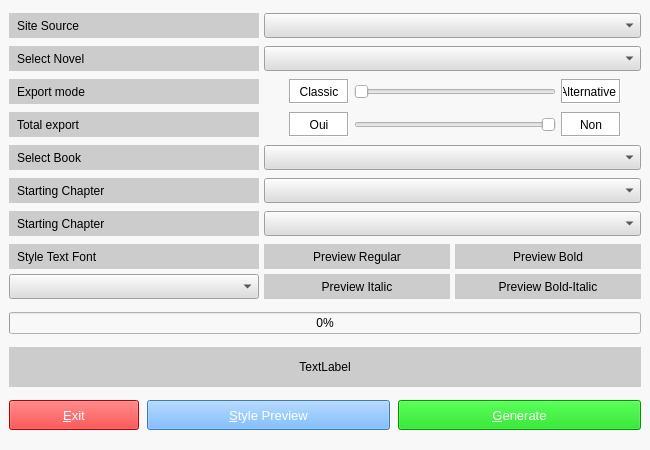
<?xml version="1.0" encoding="UTF-8"?>
<ui version="4.0">
 <class>MainWindow</class>
 <widget class="QMainWindow" name="MainWindow">
  <property name="geometry">
   <rect>
    <x>0</x>
    <y>0</y>
    <width>650</width>
    <height>450</height>
   </rect>
  </property>
  <property name="sizePolicy">
   <sizepolicy hsizetype="Fixed" vsizetype="Fixed">
    <horstretch>0</horstretch>
    <verstretch>0</verstretch>
   </sizepolicy>
  </property>
  <property name="minimumSize">
   <size>
    <width>650</width>
    <height>450</height>
   </size>
  </property>
  <property name="maximumSize">
   <size>
    <width>650</width>
    <height>450</height>
   </size>
  </property>
  <property name="contextMenuPolicy">
   <enum>Qt::NoContextMenu</enum>
  </property>
  <property name="windowTitle">
   <string>Wuxiaworld export ebook</string>
  </property>
  <property name="styleSheet">
   <string notr="true">background-color:#f8f8f8;</string>
  </property>
  <widget class="QWidget" name="centralwidget">
   <property name="sizePolicy">
    <sizepolicy hsizetype="Fixed" vsizetype="Fixed">
     <horstretch>0</horstretch>
     <verstretch>0</verstretch>
    </sizepolicy>
   </property>
   <property name="minimumSize">
    <size>
     <width>650</width>
     <height>450</height>
    </size>
   </property>
   <property name="maximumSize">
    <size>
     <width>650</width>
     <height>450</height>
    </size>
   </property>
   <property name="baseSize">
    <size>
     <width>0</width>
     <height>0</height>
    </size>
   </property>
   <property name="contextMenuPolicy">
    <enum>Qt::NoContextMenu</enum>
   </property>
   <property name="layoutDirection">
    <enum>Qt::LeftToRight</enum>
   </property>
   <property name="autoFillBackground">
    <bool>false</bool>
   </property>
   <layout class="QVBoxLayout" name="verticalLayout">
    <property name="spacing">
     <number>0</number>
    </property>
    <property name="topMargin">
     <number>5</number>
    </property>
    <item>
     <layout class="QHBoxLayout" name="sourceLayout" stretch="0,0,0">
      <property name="spacing">
       <number>0</number>
      </property>
      <property name="sizeConstraint">
       <enum>QLayout::SetDefaultConstraint</enum>
      </property>
      <property name="margin">
       <number>0</number>
      </property>
      <item>
       <widget class="QLabel" name="sourceLabel">
        <property name="enabled">
         <bool>true</bool>
        </property>
        <property name="sizePolicy">
         <sizepolicy hsizetype="Fixed" vsizetype="Fixed">
          <horstretch>0</horstretch>
          <verstretch>0</verstretch>
         </sizepolicy>
        </property>
        <property name="minimumSize">
         <size>
          <width>250</width>
          <height>25</height>
         </size>
        </property>
        <property name="maximumSize">
         <size>
          <width>250</width>
          <height>25</height>
         </size>
        </property>
        <property name="font">
         <font>
          <family>Arial</family>
         </font>
        </property>
        <property name="contextMenuPolicy">
         <enum>Qt::NoContextMenu</enum>
        </property>
        <property name="styleSheet">
         <string notr="true">padding-left:5px;background-color:#CCCCCC;color:#000000;</string>
        </property>
        <property name="text">
         <string>Site Source</string>
        </property>
       </widget>
      </item>
      <item>
       <spacer name="sourceSpacer">
        <property name="orientation">
         <enum>Qt::Horizontal</enum>
        </property>
        <property name="sizeType">
         <enum>QSizePolicy::Fixed</enum>
        </property>
        <property name="sizeHint" stdset="0">
         <size>
          <width>5</width>
          <height>20</height>
         </size>
        </property>
       </spacer>
      </item>
      <item>
       <widget class="QComboBox" name="sourceSelector">
        <property name="minimumSize">
         <size>
          <width>0</width>
          <height>25</height>
         </size>
        </property>
        <property name="maximumSize">
         <size>
          <width>16777215</width>
          <height>25</height>
         </size>
        </property>
        <property name="font">
         <font>
          <family>Arial</family>
         </font>
        </property>
        <property name="contextMenuPolicy">
         <enum>Qt::NoContextMenu</enum>
        </property>
        <property name="styleSheet">
         <string notr="true">background-color:#dddddd;
color: rgb(0, 0, 0);
alternate-background-color: rgb(152, 152, 152);
</string>
        </property>
        <property name="frame">
         <bool>true</bool>
        </property>
       </widget>
      </item>
     </layout>
    </item>
    <item>
     <layout class="QHBoxLayout" name="novelLayout" stretch="0,0,0">
      <property name="spacing">
       <number>0</number>
      </property>
      <property name="sizeConstraint">
       <enum>QLayout::SetDefaultConstraint</enum>
      </property>
      <property name="margin">
       <number>0</number>
      </property>
      <item>
       <widget class="QLabel" name="novelLabel">
        <property name="enabled">
         <bool>true</bool>
        </property>
        <property name="sizePolicy">
         <sizepolicy hsizetype="Fixed" vsizetype="Fixed">
          <horstretch>0</horstretch>
          <verstretch>0</verstretch>
         </sizepolicy>
        </property>
        <property name="minimumSize">
         <size>
          <width>250</width>
          <height>25</height>
         </size>
        </property>
        <property name="maximumSize">
         <size>
          <width>250</width>
          <height>25</height>
         </size>
        </property>
        <property name="font">
         <font>
          <family>Arial</family>
         </font>
        </property>
        <property name="contextMenuPolicy">
         <enum>Qt::NoContextMenu</enum>
        </property>
        <property name="styleSheet">
         <string notr="true">padding-left:5px;background-color:#CCCCCC;color:#000000;</string>
        </property>
        <property name="text">
         <string>Select Novel</string>
        </property>
       </widget>
      </item>
      <item>
       <spacer name="modeSpacer_6">
        <property name="orientation">
         <enum>Qt::Horizontal</enum>
        </property>
        <property name="sizeType">
         <enum>QSizePolicy::Fixed</enum>
        </property>
        <property name="sizeHint" stdset="0">
         <size>
          <width>5</width>
          <height>20</height>
         </size>
        </property>
       </spacer>
      </item>
      <item>
       <widget class="QComboBox" name="novelSelector">
        <property name="minimumSize">
         <size>
          <width>0</width>
          <height>25</height>
         </size>
        </property>
        <property name="maximumSize">
         <size>
          <width>16777215</width>
          <height>25</height>
         </size>
        </property>
        <property name="font">
         <font>
          <family>Arial</family>
         </font>
        </property>
        <property name="contextMenuPolicy">
         <enum>Qt::NoContextMenu</enum>
        </property>
        <property name="styleSheet">
         <string notr="true">background-color:#dddddd;
color: rgb(0, 0, 0);
alternate-background-color: rgb(152, 152, 152);
</string>
        </property>
        <property name="frame">
         <bool>true</bool>
        </property>
       </widget>
      </item>
     </layout>
    </item>
    <item>
     <layout class="QHBoxLayout" name="modeLayout">
      <property name="spacing">
       <number>0</number>
      </property>
      <property name="sizeConstraint">
       <enum>QLayout::SetDefaultConstraint</enum>
      </property>
      <property name="leftMargin">
       <number>0</number>
      </property>
      <item>
       <widget class="QLabel" name="modeLabel_1">
        <property name="minimumSize">
         <size>
          <width>250</width>
          <height>25</height>
         </size>
        </property>
        <property name="maximumSize">
         <size>
          <width>250</width>
          <height>25</height>
         </size>
        </property>
        <property name="font">
         <font>
          <family>Arial</family>
         </font>
        </property>
        <property name="contextMenuPolicy">
         <enum>Qt::NoContextMenu</enum>
        </property>
        <property name="styleSheet">
         <string notr="true">padding-left:5px;background-color:#CCCCCC;color:#000000;</string>
        </property>
        <property name="text">
         <string>Export mode</string>
        </property>
       </widget>
      </item>
      <item>
       <spacer name="modeSpacer_1">
        <property name="orientation">
         <enum>Qt::Horizontal</enum>
        </property>
        <property name="sizeType">
         <enum>QSizePolicy::Fixed</enum>
        </property>
        <property name="sizeHint" stdset="0">
         <size>
          <width>30</width>
          <height>20</height>
         </size>
        </property>
       </spacer>
      </item>
      <item>
       <widget class="QLabel" name="modeLabel_2">
        <property name="sizePolicy">
         <sizepolicy hsizetype="Fixed" vsizetype="Fixed">
          <horstretch>0</horstretch>
          <verstretch>0</verstretch>
         </sizepolicy>
        </property>
        <property name="minimumSize">
         <size>
          <width>60</width>
          <height>25</height>
         </size>
        </property>
        <property name="maximumSize">
         <size>
          <width>60</width>
          <height>25</height>
         </size>
        </property>
        <property name="font">
         <font>
          <family>Arial</family>
         </font>
        </property>
        <property name="contextMenuPolicy">
         <enum>Qt::NoContextMenu</enum>
        </property>
        <property name="styleSheet">
         <string notr="true">background-color:#FFFFFF;</string>
        </property>
        <property name="frameShape">
         <enum>QFrame::Box</enum>
        </property>
        <property name="frameShadow">
         <enum>QFrame::Sunken</enum>
        </property>
        <property name="text">
         <string>Classic</string>
        </property>
        <property name="alignment">
         <set>Qt::AlignCenter</set>
        </property>
       </widget>
      </item>
      <item>
       <spacer name="modeSpacer_3">
        <property name="orientation">
         <enum>Qt::Horizontal</enum>
        </property>
        <property name="sizeType">
         <enum>QSizePolicy::Fixed</enum>
        </property>
        <property name="sizeHint" stdset="0">
         <size>
          <width>5</width>
          <height>20</height>
         </size>
        </property>
       </spacer>
      </item>
      <item>
       <widget class="QSlider" name="modeSlider">
        <property name="font">
         <font>
          <family>Arial</family>
         </font>
        </property>
        <property name="contextMenuPolicy">
         <enum>Qt::NoContextMenu</enum>
        </property>
        <property name="minimum">
         <number>0</number>
        </property>
        <property name="maximum">
         <number>1</number>
        </property>
        <property name="value">
         <number>0</number>
        </property>
        <property name="orientation">
         <enum>Qt::Horizontal</enum>
        </property>
       </widget>
      </item>
      <item>
       <spacer name="modeSpacer_4">
        <property name="orientation">
         <enum>Qt::Horizontal</enum>
        </property>
        <property name="sizeType">
         <enum>QSizePolicy::Fixed</enum>
        </property>
        <property name="sizeHint" stdset="0">
         <size>
          <width>5</width>
          <height>20</height>
         </size>
        </property>
       </spacer>
      </item>
      <item>
       <widget class="QLabel" name="modeLabel_3">
        <property name="sizePolicy">
         <sizepolicy hsizetype="Fixed" vsizetype="Fixed">
          <horstretch>0</horstretch>
          <verstretch>0</verstretch>
         </sizepolicy>
        </property>
        <property name="minimumSize">
         <size>
          <width>60</width>
          <height>25</height>
         </size>
        </property>
        <property name="maximumSize">
         <size>
          <width>60</width>
          <height>25</height>
         </size>
        </property>
        <property name="font">
         <font>
          <family>Arial</family>
         </font>
        </property>
        <property name="contextMenuPolicy">
         <enum>Qt::NoContextMenu</enum>
        </property>
        <property name="layoutDirection">
         <enum>Qt::LeftToRight</enum>
        </property>
        <property name="styleSheet">
         <string notr="true">background-color:#FFFFFF;</string>
        </property>
        <property name="frameShape">
         <enum>QFrame::Box</enum>
        </property>
        <property name="frameShadow">
         <enum>QFrame::Sunken</enum>
        </property>
        <property name="text">
         <string>Alternative</string>
        </property>
        <property name="alignment">
         <set>Qt::AlignRight|Qt::AlignTrailing|Qt::AlignVCenter</set>
        </property>
       </widget>
      </item>
      <item>
       <spacer name="modeSpacer_2">
        <property name="orientation">
         <enum>Qt::Horizontal</enum>
        </property>
        <property name="sizeType">
         <enum>QSizePolicy::Fixed</enum>
        </property>
        <property name="sizeHint" stdset="0">
         <size>
          <width>20</width>
          <height>20</height>
         </size>
        </property>
       </spacer>
      </item>
     </layout>
    </item>
    <item>
     <layout class="QHBoxLayout" name="totalExportLayout">
      <property name="spacing">
       <number>0</number>
      </property>
      <property name="leftMargin">
       <number>0</number>
      </property>
      <item>
       <widget class="QLabel" name="totalExportLabel_1">
        <property name="minimumSize">
         <size>
          <width>250</width>
          <height>25</height>
         </size>
        </property>
        <property name="maximumSize">
         <size>
          <width>250</width>
          <height>25</height>
         </size>
        </property>
        <property name="font">
         <font>
          <family>Arial</family>
         </font>
        </property>
        <property name="contextMenuPolicy">
         <enum>Qt::NoContextMenu</enum>
        </property>
        <property name="styleSheet">
         <string notr="true">padding-left:5px;background-color:#CCCCCC;color:#000000;</string>
        </property>
        <property name="text">
         <string>Total export</string>
        </property>
       </widget>
      </item>
      <item>
       <spacer name="totalExportSpacer_1">
        <property name="orientation">
         <enum>Qt::Horizontal</enum>
        </property>
        <property name="sizeType">
         <enum>QSizePolicy::Fixed</enum>
        </property>
        <property name="sizeHint" stdset="0">
         <size>
          <width>30</width>
          <height>20</height>
         </size>
        </property>
       </spacer>
      </item>
      <item>
       <widget class="QLabel" name="totalExportLabel_2">
        <property name="sizePolicy">
         <sizepolicy hsizetype="Fixed" vsizetype="Fixed">
          <horstretch>0</horstretch>
          <verstretch>0</verstretch>
         </sizepolicy>
        </property>
        <property name="minimumSize">
         <size>
          <width>60</width>
          <height>25</height>
         </size>
        </property>
        <property name="maximumSize">
         <size>
          <width>60</width>
          <height>25</height>
         </size>
        </property>
        <property name="font">
         <font>
          <family>Arial</family>
         </font>
        </property>
        <property name="contextMenuPolicy">
         <enum>Qt::NoContextMenu</enum>
        </property>
        <property name="styleSheet">
         <string notr="true">background-color:#FFFFFF;</string>
        </property>
        <property name="frameShape">
         <enum>QFrame::Box</enum>
        </property>
        <property name="frameShadow">
         <enum>QFrame::Sunken</enum>
        </property>
        <property name="text">
         <string>Oui</string>
        </property>
        <property name="alignment">
         <set>Qt::AlignCenter</set>
        </property>
       </widget>
      </item>
      <item>
       <spacer name="totalExportSpacer_3">
        <property name="orientation">
         <enum>Qt::Horizontal</enum>
        </property>
        <property name="sizeType">
         <enum>QSizePolicy::Fixed</enum>
        </property>
        <property name="sizeHint" stdset="0">
         <size>
          <width>5</width>
          <height>20</height>
         </size>
        </property>
       </spacer>
      </item>
      <item>
       <widget class="QSlider" name="totalExportSlider">
        <property name="font">
         <font>
          <family>Arial</family>
         </font>
        </property>
        <property name="contextMenuPolicy">
         <enum>Qt::NoContextMenu</enum>
        </property>
        <property name="maximum">
         <number>1</number>
        </property>
        <property name="value">
         <number>0</number>
        </property>
        <property name="orientation">
         <enum>Qt::Horizontal</enum>
        </property>
        <property name="invertedAppearance">
         <bool>true</bool>
        </property>
       </widget>
      </item>
      <item>
       <spacer name="totalExportSpacer_4">
        <property name="orientation">
         <enum>Qt::Horizontal</enum>
        </property>
        <property name="sizeType">
         <enum>QSizePolicy::Fixed</enum>
        </property>
        <property name="sizeHint" stdset="0">
         <size>
          <width>5</width>
          <height>20</height>
         </size>
        </property>
       </spacer>
      </item>
      <item>
       <widget class="QLabel" name="totalExportLabel_3">
        <property name="sizePolicy">
         <sizepolicy hsizetype="Fixed" vsizetype="Fixed">
          <horstretch>0</horstretch>
          <verstretch>0</verstretch>
         </sizepolicy>
        </property>
        <property name="minimumSize">
         <size>
          <width>60</width>
          <height>25</height>
         </size>
        </property>
        <property name="maximumSize">
         <size>
          <width>60</width>
          <height>25</height>
         </size>
        </property>
        <property name="font">
         <font>
          <family>Arial</family>
         </font>
        </property>
        <property name="contextMenuPolicy">
         <enum>Qt::NoContextMenu</enum>
        </property>
        <property name="styleSheet">
         <string notr="true">background-color:#FFFFFF;</string>
        </property>
        <property name="frameShape">
         <enum>QFrame::Box</enum>
        </property>
        <property name="frameShadow">
         <enum>QFrame::Sunken</enum>
        </property>
        <property name="text">
         <string>Non</string>
        </property>
        <property name="alignment">
         <set>Qt::AlignCenter</set>
        </property>
       </widget>
      </item>
      <item>
       <spacer name="totalExportSpacer_2">
        <property name="orientation">
         <enum>Qt::Horizontal</enum>
        </property>
        <property name="sizeType">
         <enum>QSizePolicy::Fixed</enum>
        </property>
        <property name="sizeHint" stdset="0">
         <size>
          <width>20</width>
          <height>20</height>
         </size>
        </property>
       </spacer>
      </item>
     </layout>
    </item>
    <item>
     <layout class="QHBoxLayout" name="bookLayout">
      <property name="spacing">
       <number>0</number>
      </property>
      <property name="leftMargin">
       <number>0</number>
      </property>
      <item>
       <widget class="QLabel" name="bookLabel">
        <property name="minimumSize">
         <size>
          <width>250</width>
          <height>25</height>
         </size>
        </property>
        <property name="maximumSize">
         <size>
          <width>250</width>
          <height>25</height>
         </size>
        </property>
        <property name="font">
         <font>
          <family>Arial</family>
         </font>
        </property>
        <property name="contextMenuPolicy">
         <enum>Qt::NoContextMenu</enum>
        </property>
        <property name="styleSheet">
         <string notr="true">padding-left:5px;background-color:#CCCCCC;color:#000000;</string>
        </property>
        <property name="text">
         <string>Select Book</string>
        </property>
       </widget>
      </item>
      <item>
       <spacer name="bookSpacer">
        <property name="orientation">
         <enum>Qt::Horizontal</enum>
        </property>
        <property name="sizeType">
         <enum>QSizePolicy::Fixed</enum>
        </property>
        <property name="sizeHint" stdset="0">
         <size>
          <width>5</width>
          <height>20</height>
         </size>
        </property>
       </spacer>
      </item>
      <item>
       <widget class="QComboBox" name="bookSelector">
        <property name="enabled">
         <bool>true</bool>
        </property>
        <property name="minimumSize">
         <size>
          <width>0</width>
          <height>25</height>
         </size>
        </property>
        <property name="maximumSize">
         <size>
          <width>16777215</width>
          <height>25</height>
         </size>
        </property>
        <property name="font">
         <font>
          <family>Arial</family>
         </font>
        </property>
        <property name="contextMenuPolicy">
         <enum>Qt::NoContextMenu</enum>
        </property>
        <property name="autoFillBackground">
         <bool>false</bool>
        </property>
        <property name="styleSheet">
         <string notr="true">background-color:#dddddd;
color: rgb(0, 0, 0);
alternate-background-color: rgb(152, 152, 152);
</string>
        </property>
        <property name="editable">
         <bool>false</bool>
        </property>
        <property name="insertPolicy">
         <enum>QComboBox::InsertAtBottom</enum>
        </property>
        <property name="frame">
         <bool>true</bool>
        </property>
        <property name="modelColumn">
         <number>0</number>
        </property>
       </widget>
      </item>
     </layout>
    </item>
    <item>
     <layout class="QHBoxLayout" name="startingChapterLayout">
      <property name="spacing">
       <number>0</number>
      </property>
      <item>
       <widget class="QLabel" name="startingChapterLabel">
        <property name="minimumSize">
         <size>
          <width>250</width>
          <height>25</height>
         </size>
        </property>
        <property name="maximumSize">
         <size>
          <width>250</width>
          <height>25</height>
         </size>
        </property>
        <property name="font">
         <font>
          <family>Arial</family>
         </font>
        </property>
        <property name="contextMenuPolicy">
         <enum>Qt::NoContextMenu</enum>
        </property>
        <property name="styleSheet">
         <string notr="true">padding-left:5px;background-color:#CCCCCC;color:#000000;</string>
        </property>
        <property name="text">
         <string>Starting Chapter</string>
        </property>
       </widget>
      </item>
      <item>
       <spacer name="startingChapterSpacer">
        <property name="orientation">
         <enum>Qt::Horizontal</enum>
        </property>
        <property name="sizeType">
         <enum>QSizePolicy::Fixed</enum>
        </property>
        <property name="sizeHint" stdset="0">
         <size>
          <width>5</width>
          <height>20</height>
         </size>
        </property>
       </spacer>
      </item>
      <item>
       <widget class="QComboBox" name="startingChapterSelector">
        <property name="enabled">
         <bool>true</bool>
        </property>
        <property name="minimumSize">
         <size>
          <width>0</width>
          <height>25</height>
         </size>
        </property>
        <property name="maximumSize">
         <size>
          <width>16777215</width>
          <height>25</height>
         </size>
        </property>
        <property name="font">
         <font>
          <family>Arial</family>
         </font>
        </property>
        <property name="contextMenuPolicy">
         <enum>Qt::NoContextMenu</enum>
        </property>
        <property name="autoFillBackground">
         <bool>false</bool>
        </property>
        <property name="styleSheet">
         <string notr="true">background-color:#dddddd;
color: rgb(0, 0, 0);
alternate-background-color: rgb(152, 152, 152);
</string>
        </property>
        <property name="editable">
         <bool>false</bool>
        </property>
        <property name="insertPolicy">
         <enum>QComboBox::InsertAtBottom</enum>
        </property>
        <property name="frame">
         <bool>true</bool>
        </property>
        <property name="modelColumn">
         <number>0</number>
        </property>
       </widget>
      </item>
     </layout>
    </item>
    <item>
     <layout class="QHBoxLayout" name="endingChapterLayout_5">
      <property name="spacing">
       <number>0</number>
      </property>
      <item>
       <widget class="QLabel" name="endingChapterLabel">
        <property name="minimumSize">
         <size>
          <width>250</width>
          <height>25</height>
         </size>
        </property>
        <property name="maximumSize">
         <size>
          <width>250</width>
          <height>25</height>
         </size>
        </property>
        <property name="font">
         <font>
          <family>Arial</family>
         </font>
        </property>
        <property name="contextMenuPolicy">
         <enum>Qt::NoContextMenu</enum>
        </property>
        <property name="styleSheet">
         <string notr="true">padding-left:5px;background-color:#CCCCCC;color:#000000;</string>
        </property>
        <property name="text">
         <string>Starting Chapter</string>
        </property>
       </widget>
      </item>
      <item>
       <spacer name="endingChapterSpacer">
        <property name="orientation">
         <enum>Qt::Horizontal</enum>
        </property>
        <property name="sizeType">
         <enum>QSizePolicy::Fixed</enum>
        </property>
        <property name="sizeHint" stdset="0">
         <size>
          <width>5</width>
          <height>20</height>
         </size>
        </property>
       </spacer>
      </item>
      <item>
       <widget class="QComboBox" name="endingChapterSelector">
        <property name="enabled">
         <bool>true</bool>
        </property>
        <property name="minimumSize">
         <size>
          <width>0</width>
          <height>25</height>
         </size>
        </property>
        <property name="maximumSize">
         <size>
          <width>16777215</width>
          <height>25</height>
         </size>
        </property>
        <property name="font">
         <font>
          <family>Arial</family>
         </font>
        </property>
        <property name="contextMenuPolicy">
         <enum>Qt::NoContextMenu</enum>
        </property>
        <property name="autoFillBackground">
         <bool>false</bool>
        </property>
        <property name="styleSheet">
         <string notr="true">background-color:#dddddd;
color: rgb(0, 0, 0);
alternate-background-color: rgb(152, 152, 152);
</string>
        </property>
        <property name="editable">
         <bool>false</bool>
        </property>
        <property name="insertPolicy">
         <enum>QComboBox::InsertAtBottom</enum>
        </property>
        <property name="frame">
         <bool>true</bool>
        </property>
        <property name="modelColumn">
         <number>0</number>
        </property>
       </widget>
      </item>
     </layout>
    </item>
    <item>
     <layout class="QHBoxLayout" name="fontLayoutMain">
      <property name="spacing">
       <number>0</number>
      </property>
      <item>
       <layout class="QVBoxLayout" name="fontLayoutSub_1">
        <item>
         <widget class="QLabel" name="fontLabel">
          <property name="minimumSize">
           <size>
            <width>250</width>
            <height>25</height>
           </size>
          </property>
          <property name="maximumSize">
           <size>
            <width>250</width>
            <height>25</height>
           </size>
          </property>
          <property name="font">
           <font>
            <family>Arial</family>
           </font>
          </property>
          <property name="contextMenuPolicy">
           <enum>Qt::NoContextMenu</enum>
          </property>
          <property name="styleSheet">
           <string notr="true">padding-left:5px;background-color:#CCCCCC;color:#000000;</string>
          </property>
          <property name="text">
           <string>Style Text Font</string>
          </property>
         </widget>
        </item>
        <item>
         <spacer name="fontVerticalSpacer_1">
          <property name="orientation">
           <enum>Qt::Vertical</enum>
          </property>
          <property name="sizeType">
           <enum>QSizePolicy::Fixed</enum>
          </property>
          <property name="sizeHint" stdset="0">
           <size>
            <width>20</width>
            <height>5</height>
           </size>
          </property>
         </spacer>
        </item>
        <item>
         <widget class="QComboBox" name="fontSelector">
          <property name="enabled">
           <bool>true</bool>
          </property>
          <property name="minimumSize">
           <size>
            <width>250</width>
            <height>25</height>
           </size>
          </property>
          <property name="maximumSize">
           <size>
            <width>250</width>
            <height>25</height>
           </size>
          </property>
          <property name="font">
           <font>
            <family>Arial</family>
           </font>
          </property>
          <property name="contextMenuPolicy">
           <enum>Qt::NoContextMenu</enum>
          </property>
          <property name="autoFillBackground">
           <bool>false</bool>
          </property>
          <property name="styleSheet">
           <string notr="true">background-color:#dddddd;
color: rgb(0, 0, 0);
alternate-background-color: rgb(152, 152, 152);
</string>
          </property>
          <property name="editable">
           <bool>false</bool>
          </property>
          <property name="insertPolicy">
           <enum>QComboBox::InsertAtBottom</enum>
          </property>
          <property name="frame">
           <bool>true</bool>
          </property>
         </widget>
        </item>
       </layout>
      </item>
      <item>
       <spacer name="fontHorironSpacer_1">
        <property name="orientation">
         <enum>Qt::Horizontal</enum>
        </property>
        <property name="sizeType">
         <enum>QSizePolicy::Fixed</enum>
        </property>
        <property name="sizeHint" stdset="0">
         <size>
          <width>5</width>
          <height>20</height>
         </size>
        </property>
       </spacer>
      </item>
      <item>
       <layout class="QVBoxLayout" name="fontLayoutSub_2">
        <item>
         <widget class="QLabel" name="fontLabelPreview_1">
          <property name="minimumSize">
           <size>
            <width>0</width>
            <height>25</height>
           </size>
          </property>
          <property name="maximumSize">
           <size>
            <width>16777215</width>
            <height>25</height>
           </size>
          </property>
          <property name="font">
           <font>
            <family>Arial</family>
           </font>
          </property>
          <property name="contextMenuPolicy">
           <enum>Qt::NoContextMenu</enum>
          </property>
          <property name="styleSheet">
           <string notr="true">background-color:#CCCCCC;color:#000000;</string>
          </property>
          <property name="text">
           <string>Preview Regular</string>
          </property>
          <property name="alignment">
           <set>Qt::AlignCenter</set>
          </property>
         </widget>
        </item>
        <item>
         <spacer name="fontVerticalSpacer_2">
          <property name="orientation">
           <enum>Qt::Vertical</enum>
          </property>
          <property name="sizeType">
           <enum>QSizePolicy::Fixed</enum>
          </property>
          <property name="sizeHint" stdset="0">
           <size>
            <width>20</width>
            <height>5</height>
           </size>
          </property>
         </spacer>
        </item>
        <item>
         <widget class="QLabel" name="fontLabelPreview_2">
          <property name="minimumSize">
           <size>
            <width>0</width>
            <height>25</height>
           </size>
          </property>
          <property name="maximumSize">
           <size>
            <width>16777215</width>
            <height>25</height>
           </size>
          </property>
          <property name="font">
           <font>
            <family>Arial</family>
           </font>
          </property>
          <property name="contextMenuPolicy">
           <enum>Qt::NoContextMenu</enum>
          </property>
          <property name="styleSheet">
           <string notr="true">background-color:#CCCCCC;color:#000000;</string>
          </property>
          <property name="text">
           <string>Preview Italic</string>
          </property>
          <property name="alignment">
           <set>Qt::AlignCenter</set>
          </property>
         </widget>
        </item>
       </layout>
      </item>
      <item>
       <spacer name="fontHorironSpacer_2">
        <property name="orientation">
         <enum>Qt::Horizontal</enum>
        </property>
        <property name="sizeType">
         <enum>QSizePolicy::Fixed</enum>
        </property>
        <property name="sizeHint" stdset="0">
         <size>
          <width>5</width>
          <height>20</height>
         </size>
        </property>
       </spacer>
      </item>
      <item>
       <layout class="QVBoxLayout" name="fontLayoutSub_3">
        <item>
         <widget class="QLabel" name="fontLabelPreview_3">
          <property name="minimumSize">
           <size>
            <width>0</width>
            <height>25</height>
           </size>
          </property>
          <property name="maximumSize">
           <size>
            <width>16777215</width>
            <height>25</height>
           </size>
          </property>
          <property name="font">
           <font>
            <family>Arial</family>
           </font>
          </property>
          <property name="contextMenuPolicy">
           <enum>Qt::NoContextMenu</enum>
          </property>
          <property name="styleSheet">
           <string notr="true">background-color:#CCCCCC;color:#000000;</string>
          </property>
          <property name="text">
           <string>Preview Bold</string>
          </property>
          <property name="alignment">
           <set>Qt::AlignCenter</set>
          </property>
         </widget>
        </item>
        <item>
         <spacer name="fontVerticalSpacer_3">
          <property name="orientation">
           <enum>Qt::Vertical</enum>
          </property>
          <property name="sizeType">
           <enum>QSizePolicy::Fixed</enum>
          </property>
          <property name="sizeHint" stdset="0">
           <size>
            <width>20</width>
            <height>5</height>
           </size>
          </property>
         </spacer>
        </item>
        <item>
         <widget class="QLabel" name="fontLabelPreview_4">
          <property name="minimumSize">
           <size>
            <width>0</width>
            <height>25</height>
           </size>
          </property>
          <property name="maximumSize">
           <size>
            <width>16777215</width>
            <height>25</height>
           </size>
          </property>
          <property name="font">
           <font>
            <family>Arial</family>
           </font>
          </property>
          <property name="contextMenuPolicy">
           <enum>Qt::NoContextMenu</enum>
          </property>
          <property name="styleSheet">
           <string notr="true">background-color:#CCCCCC;color:#000000;</string>
          </property>
          <property name="text">
           <string>Preview Bold-Italic</string>
          </property>
          <property name="alignment">
           <set>Qt::AlignCenter</set>
          </property>
         </widget>
        </item>
       </layout>
      </item>
     </layout>
    </item>
    <item>
     <spacer name="w_endSpacer_1">
      <property name="orientation">
       <enum>Qt::Vertical</enum>
      </property>
      <property name="sizeType">
       <enum>QSizePolicy::Fixed</enum>
      </property>
      <property name="sizeHint" stdset="0">
       <size>
        <width>20</width>
        <height>5</height>
       </size>
      </property>
     </spacer>
    </item>
    <item>
     <widget class="QProgressBar" name="statusProgressBar">
      <property name="font">
       <font>
        <family>Arial</family>
       </font>
      </property>
      <property name="contextMenuPolicy">
       <enum>Qt::NoContextMenu</enum>
      </property>
      <property name="value">
       <number>0</number>
      </property>
      <property name="alignment">
       <set>Qt::AlignCenter</set>
      </property>
     </widget>
    </item>
    <item>
     <spacer name="w_endSpacer_2">
      <property name="orientation">
       <enum>Qt::Vertical</enum>
      </property>
      <property name="sizeType">
       <enum>QSizePolicy::Fixed</enum>
      </property>
      <property name="sizeHint" stdset="0">
       <size>
        <width>20</width>
        <height>5</height>
       </size>
      </property>
     </spacer>
    </item>
    <item>
     <widget class="QLabel" name="statusLabel">
      <property name="minimumSize">
       <size>
        <width>0</width>
        <height>40</height>
       </size>
      </property>
      <property name="maximumSize">
       <size>
        <width>16777215</width>
        <height>40</height>
       </size>
      </property>
      <property name="font">
       <font>
        <family>Arial</family>
       </font>
      </property>
      <property name="contextMenuPolicy">
       <enum>Qt::NoContextMenu</enum>
      </property>
      <property name="styleSheet">
       <string notr="true">background-color:#CCCCCC;color:#000000;</string>
      </property>
      <property name="text">
       <string>TextLabel</string>
      </property>
      <property name="alignment">
       <set>Qt::AlignCenter</set>
      </property>
     </widget>
    </item>
    <item>
     <spacer name="w_endSpacer_3">
      <property name="orientation">
       <enum>Qt::Vertical</enum>
      </property>
      <property name="sizeType">
       <enum>QSizePolicy::Fixed</enum>
      </property>
      <property name="sizeHint" stdset="0">
       <size>
        <width>20</width>
        <height>5</height>
       </size>
      </property>
     </spacer>
    </item>
    <item>
     <layout class="QHBoxLayout" name="endButtonsLayout">
      <property name="spacing">
       <number>0</number>
      </property>
      <item>
       <widget class="QPushButton" name="exitButton">
        <property name="minimumSize">
         <size>
          <width>130</width>
          <height>30</height>
         </size>
        </property>
        <property name="maximumSize">
         <size>
          <width>130</width>
          <height>30</height>
         </size>
        </property>
        <property name="font">
         <font>
          <family>Arial</family>
          <pointsize>10</pointsize>
         </font>
        </property>
        <property name="cursor">
         <cursorShape>PointingHandCursor</cursorShape>
        </property>
        <property name="contextMenuPolicy">
         <enum>Qt::NoContextMenu</enum>
        </property>
        <property name="styleSheet">
         <string notr="true">background-color:#ff0000;color:#ffffff;</string>
        </property>
        <property name="text">
         <string>&amp;Exit</string>
        </property>
       </widget>
      </item>
      <item>
       <spacer name="endButtonsSpacer_1">
        <property name="orientation">
         <enum>Qt::Horizontal</enum>
        </property>
        <property name="sizeType">
         <enum>QSizePolicy::Fixed</enum>
        </property>
        <property name="sizeHint" stdset="0">
         <size>
          <width>8</width>
          <height>20</height>
         </size>
        </property>
       </spacer>
      </item>
      <item>
       <widget class="QPushButton" name="previewButton">
        <property name="minimumSize">
         <size>
          <width>0</width>
          <height>30</height>
         </size>
        </property>
        <property name="maximumSize">
         <size>
          <width>16777215</width>
          <height>30</height>
         </size>
        </property>
        <property name="font">
         <font>
          <family>Arial</family>
          <pointsize>10</pointsize>
         </font>
        </property>
        <property name="cursor">
         <cursorShape>PointingHandCursor</cursorShape>
        </property>
        <property name="contextMenuPolicy">
         <enum>Qt::NoContextMenu</enum>
        </property>
        <property name="styleSheet">
         <string notr="true">background-color: rgb(85, 170, 255);
color: rgb(255, 255, 255);</string>
        </property>
        <property name="text">
         <string>&amp;Style Preview</string>
        </property>
       </widget>
      </item>
      <item>
       <spacer name="endButtonsSpacer_2">
        <property name="orientation">
         <enum>Qt::Horizontal</enum>
        </property>
        <property name="sizeType">
         <enum>QSizePolicy::Fixed</enum>
        </property>
        <property name="sizeHint" stdset="0">
         <size>
          <width>8</width>
          <height>20</height>
         </size>
        </property>
       </spacer>
      </item>
      <item>
       <widget class="QPushButton" name="generateButton">
        <property name="minimumSize">
         <size>
          <width>0</width>
          <height>30</height>
         </size>
        </property>
        <property name="maximumSize">
         <size>
          <width>16777215</width>
          <height>30</height>
         </size>
        </property>
        <property name="font">
         <font>
          <family>Arial</family>
          <pointsize>10</pointsize>
         </font>
        </property>
        <property name="cursor">
         <cursorShape>PointingHandCursor</cursorShape>
        </property>
        <property name="contextMenuPolicy">
         <enum>Qt::NoContextMenu</enum>
        </property>
        <property name="styleSheet">
         <string notr="true">background-color: rgb(0, 212, 0);
color: rgb(255, 255, 255);</string>
        </property>
        <property name="text">
         <string>&amp;Generate</string>
        </property>
       </widget>
      </item>
     </layout>
    </item>
   </layout>
  </widget>
 </widget>
 <resources>
  <include location="../ressources/r.qrc"/>
 </resources>
 <connections/>
</ui>
